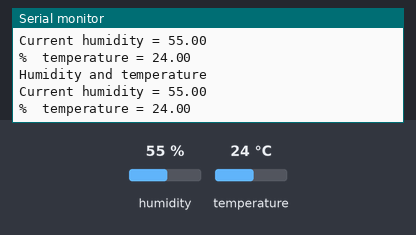
The sketch below on a simulated ESP8266 (NodeMCU). On the bench: the last lines printed to the serial monitor. The inputs (shaded band) are chosen by the test bench; at power-on: humidity 55 %, temperature 24 °C.

Above: at 2.8 s.
2.9 s: humidity set to 22 %
At 5.6 s:
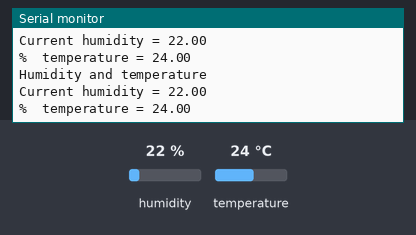
5.7 s: temperature set to 12 °C
At 7.7 s:
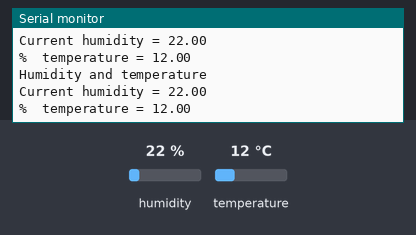
8.5 s: humidity set to 40 %
At 10.9 s:
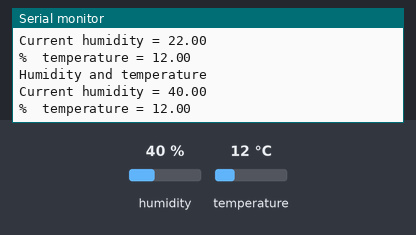
Timing chart, 0 to 12.4 s (numbered marks = the images above; inputs shaded):
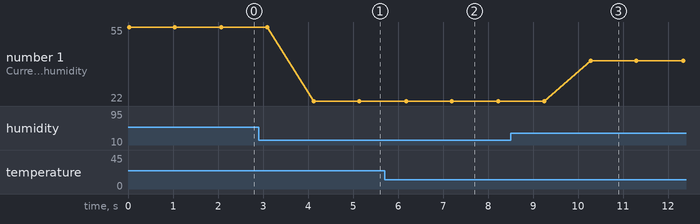

The sketch:

DHT11.ino
```cpp
#include <ESP8266WiFi.h>

#include "DHT.h"

#define DHTTYPE DHT11
#define dht_dpin D4
DHT dht(dht_dpin, DHTTYPE);

char auth[] = "Your Auth Code";
char ssid[] = "Your WiFI";
char pass[] = "Your Wifi Password";
float t;
float h;

void setup()
{
    Serial.begin(9600);

    dht.begin();

}

void loop()
{
    float h = dht.readHumidity();
  float t = dht.readTemperature();
  Serial.println("Humidity and temperature\n\n");
  Serial.print("Current humidity = ");
  Serial.println(h);
  Serial.print("%  ");
  Serial.print("temperature = ");
  Serial.println(t);
  delay(1000);

}
```

Measured:
- after the input at 2.9 s, the serial monitor: prints a new line after 1.2 s (image 1)
- after the input at 5.7 s, the serial monitor: prints a new line after 0.48 s (image 2)
- after the input at 8.5 s, the serial monitor: prints a new line after 1.8 s (image 3)
- plotted number 1: 55 → 22 after the input at 2.9 s, 22 → 40 after the input at 8.5 s
